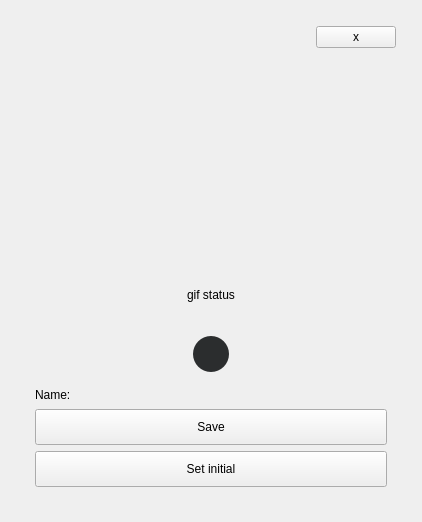
         <widget class="QWidget" name="mapping_page">
          <layout class="QVBoxLayout" name="verticalLayout_8">
           <item alignment="Qt::AlignHCenter|Qt::AlignVCenter">
            <widget class="QFrame" name="mapping_frame">
             <property name="minimumSize">
              <size>
               <width>400</width>
               <height>500</height>
              </size>
             </property>
             <property name="frameShape">
              <enum>QFrame::NoFrame</enum>
             </property>
             <property name="frameShadow">
              <enum>QFrame::Raised</enum>
             </property>
             <layout class="QVBoxLayout" name="verticalLayout_9">
              <property name="leftMargin">
               <number>15</number>
              </property>
              <property name="topMargin">
               <number>15</number>
              </property>
              <property name="rightMargin">
               <number>15</number>
              </property>
              <property name="bottomMargin">
               <number>15</number>
              </property>
              <item>
               <widget class="QFrame" name="frame_5">
                <property name="frameShape">
                 <enum>QFrame::NoFrame</enum>
                </property>
                <property name="frameShadow">
                 <enum>QFrame::Raised</enum>
                </property>
                <layout class="QVBoxLayout" name="verticalLayout_7">
                 <property name="leftMargin">
                  <number>0</number>
                 </property>
                 <property name="topMargin">
                  <number>0</number>
                 </property>
                 <property name="rightMargin">
                  <number>0</number>
                 </property>
                 <property name="bottomMargin">
                  <number>0</number>
                 </property>
                 <item alignment="Qt::AlignRight">
                  <widget class="QPushButton" name="close_mapping">
                   <property name="text">
                    <string>x</string>
                   </property>
                  </widget>
                 </item>
                 <item>
                  <widget class="QLabel" name="mapping_gif">
                   <property name="minimumSize">
                    <size>
                     <width>0</width>
                     <height>200</height>
                    </size>
                   </property>
                   <property name="text">
                    <string/>
                   </property>
                  </widget>
                 </item>
                 <item>
                  <widget class="QLabel" name="mapping_info">
                   <property name="text">
                    <string>gif status</string>
                   </property>
                   <property name="alignment">
                    <set>Qt::AlignCenter</set>
                   </property>
                  </widget>
                 </item>
                 <item alignment="Qt::AlignHCenter">
                  <widget class="QPushButton" name="start_map">
                   <property name="minimumSize">
                    <size>
                     <width>36</width>
                     <height>36</height>
                    </size>
                   </property>
                   <property name="maximumSize">
                    <size>
                     <width>36</width>
                     <height>36</height>
                    </size>
                   </property>
                   <property name="styleSheet">
                    <string notr="true">image: url(:/images/resources/record.png);
background-color: #2b2d2e;
border-radius: 18px;</string>
                   </property>
                   <property name="text">
                    <string/>
                   </property>
                  </widget>
                 </item>
                 <item>
                  <widget class="QFrame" name="save_frame">
                   <property name="maximumSize">
                    <size>
                     <width>16777215</width>
                     <height>150</height>
                    </size>
                   </property>
                   <property name="frameShape">
                    <enum>QFrame::NoFrame</enum>
                   </property>
                   <property name="frameShadow">
                    <enum>QFrame::Raised</enum>
                   </property>
                   <layout class="QVBoxLayout" name="verticalLayout_6">
                    <item>
                     <layout class="QHBoxLayout" name="horizontalLayout_6">
                      <property name="spacing">
                       <number>20</number>
                      </property>
                      <item>
                       <widget class="QLabel" name="label_5">
                        <property name="text">
                         <string>Name:</string>
                        </property>
                       </widget>
                      </item>
                      <item>
                       <widget class="QLineEdit" name="lineEdit">
                        <property name="styleSheet">
                         <string notr="true">QLineEdit{
background-color: transparent;
border: 0px;
font: 12pt &quot;Wix Madefor Display&quot;;
color: white;
	selection-background-color: #2b2d2e;
}</string>
                        </property>
                       </widget>
                      </item>
                     </layout>
                    </item>
                    <item>
                     <widget class="QPushButton" name="save_map">
                      <property name="minimumSize">
                       <size>
                        <width>0</width>
                        <height>36</height>
                       </size>
                      </property>
                      <property name="text">
                       <string>Save</string>
                      </property>
                     </widget>
                    </item>
                    <item>
                     <widget class="QPushButton" name="set_initial">
                      <property name="minimumSize">
                       <size>
                        <width>0</width>
                        <height>36</height>
                       </size>
                      </property>
                      <property name="text">
                       <string>Set initial</string>
                      </property>
                     </widget>
                    </item>
                   </layout>
                  </widget>
                 </item>
                </layout>
               </widget>
              </item>
             </layout>
            </widget>
           </item>
          </layout>
         </widget>
